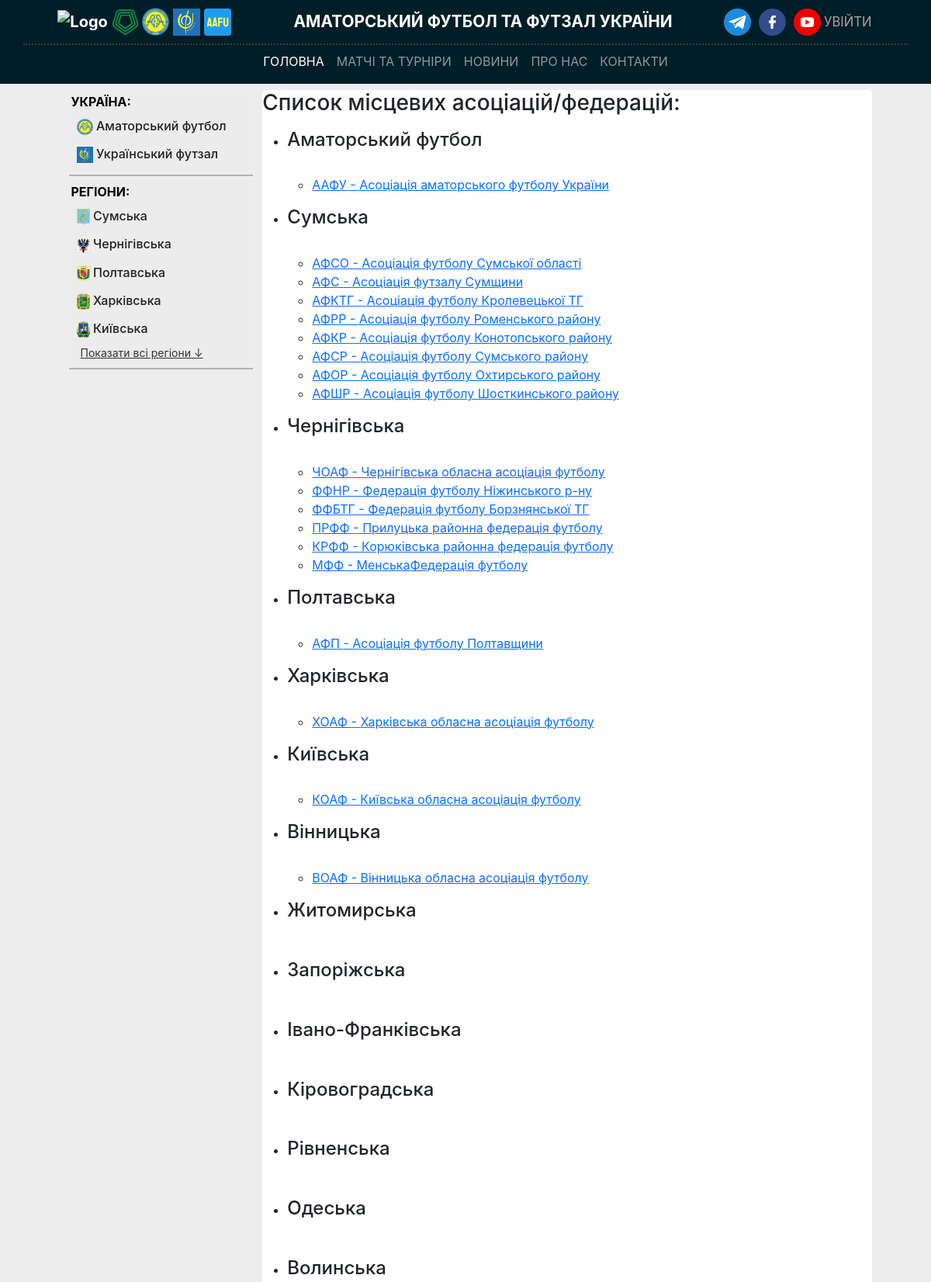
The page /organizations/ (upper part) on the database its author committed.
### models/region.py (models this page shows, shortened)
class Region(Base):
    __tablename__ = "regions"
    __table_args__ = (UniqueConstraint("slug", name="uq_region_slug"),)
    id: Mapped[intpk]
    name: Mapped[str] = mapped_column(String(30), nullable=False)
    emblem: Mapped[str | None] = mapped_column(String(256))
    slug: Mapped[str] = mapped_column(String(30), nullable=False, unique=True)
    status: Mapped[bool] = mapped_column(default=0, server_default="0", nullable=False)
    organizations: Mapped[list["Organization"]] = relationship(
        back_populates="region",
        cascade="all, delete-orphan",
    )
    teams: Mapped[list["Team"]] = relationship(
        back_populates="region",
    )
    stadiums: Mapped[list["Stadium"]] = relationship(
        back_populates="region",
    )
    persons: Mapped[list["Person"]] = relationship(
        back_populates="region",
    )
    contact: Mapped[list["Contact"]] = relationship(
        back_populates="region",
    )
    newstables: Mapped[list["News"]] = relationship(
        back_populates="region",
    )

### models/organization.py (models this page shows, shortened)
class Organization(RegionRelationMixin, Base):
    __tablename__ = "organizations"
    _region_id_nullable: bool = True
    _region_id_unique: bool = False
    _region_back_populates = "organizations"
    id: Mapped[intpk]
    name: Mapped[str] = mapped_column(String(10), nullable=False)
    slug: Mapped[str] = mapped_column(String(30), nullable=False, unique=True)
    full_name: Mapped[str] = mapped_column(String(256), nullable=False)
    description: Mapped[str | None] = mapped_column(
        Text, default="", server_default="", nullable=True
    )
    logo: Mapped[str | None] = mapped_column(String(256))
    website: Mapped[str | None] = mapped_column(String)
    tournament_level = Column(
        SQLAlchemyEnum(TournamentLevel),
        default=TournamentLevel.not_specified,
        server_default=TournamentLevel.not_specified.value,
        nullable=True,
    )
    association_id: Mapped[int | None] = mapped_column(
        ForeignKey("associations.id", onupdate="SET NULL", ondelete="SET NULL"),
    )
    tournaments: Mapped[list["Tournament"]] = relationship(
        back_populates="organization",
    )
    association: Mapped["Association"] = relationship(
        back_populates="organizations",
    )

### controllers/organization.py (the view)
@router.get("/", response_model=List[schemas.OrganizationSchemas])
async def read_organizations(
    request: Request,
    skip: int = 0,
    limit: int = 100,
    db: AsyncSession = Depends(get_db),
):
    return render(
        "organizations.html",
        request,
        {
            "news_list": await get_news_list(db),  # Стрічка новин (всі регіони)
            "regions_list": await get_regions_list(db),  # Список регіонів (бокове меню)
            "organizations": await crud.get_organizations(db, skip=skip, limit=limit),
        },
    )

### templates/organizations.html (shortened to what this page needs)
{% extends "base.html" %}
{% block content %}
<h3>Список місцевих асоціацій/федерацій:</h3>
 <div class="fiex justify-center flex-col items-center">
  <div class="fiex center my-3 gap-5">
    {% for region in regions_list %}
      <ul>
        <li>
            <h4>{{ region.name }}</h4><br>
            {% for organization in organizations if organization.region.id == region.id %}
            <ul>
              <li>
                  <a href="/organizations/{{organization.slug}}">
                      {{ organization.name }} - {{ organization.full_name }}
                  </a>
              </li>
            </ul>
            {% endfor %}
        </li>
      </ul>
    {% endfor %}
  </div>
</div>
{% endblock %}

### templates/base.html (shortened to what this page needs)
<!doctype html>
<html lang="uk">
<head>
    <link rel="stylesheet" href="{{ url_for('static', path='css/bootstrap.min.css') }}">
    <link rel="stylesheet" href="/static/css/stl_base.css">
</head>
<body>
    <nav class="navbar navbar-expand-lg navbar-dark">
        <div class="container navTitle border-bottom-only" style="justify-content: space-around">
            <div>
                <a class="navbar-brand p-0" href="/">
                    <img src="/static/img/techical_image/icon-uaf.png" alt="Logo" height="35">
                    <img src="/static/img/techical_image/icon-pfl.png" alt="Logo" width="35">
                    <img src="/static/img/techical_image/icon-aafu.png" alt="Logo" width="35">
                    <img src="/static/img/techical_image/icon-afu.jfif" alt="Logo" width="35">
                    <img src="/static/img/techical_image/icon-site_logo.png" alt="Logo" width="35">
                </a>
            </div>
            <div>
                <p>АМАТОРСЬКИЙ ФУТБОЛ ТА ФУТЗАЛ УКРАЇНИ</p>
            </div>
            <div class="social-media">
                <div>
                    <a target="_blank" href="/">
                        <img src="/static/img/techical_image/social_media/icon_tg.png" alt="logo" width="35"/>
                    </a>
                    <a target="_blank" href="https://www.facebook.com/aafu.org.ua">
                        <img src="/static/img/techical_image/social_media/icon_fb.png" alt="logo" width="35"/>
                    </a>
                    <a target="_blank" href="https://www.youtube.com/channel/UCPjEI04Vvcr3U2Ib62tUarA">
                        <img src="/static/img/techical_image/social_media/icon_youtube.png" alt="logo" width="35"/>
                    </a>
                </div>
                <div class="logIn-logout">
                    {% if user_session %}
                        <a href="/sign-in">Вийти</a>
                    {% else %}
                        <a href="/sign-in">Увійти</a>
                    {% endif %}
                </div>
            </div>
        </div>
        <div class="container navButton">
            <div class="collapse navbar-collapse" id="navbarNav" style="">
                <ul class="navbar-nav">
                    <li class="nav-item">
                        <a class="nav-link active" aria-current="page" href="/">Головна</a>
                    </li>
                    <li class="nav-item">
                        <a class="nav-link" href="#">Матчі та турніри</a>
                    </li>
                    <li class="nav-item">
                        <a class="nav-link" href="#">Новини</a>
                    </li>
                    <li class="nav-item">
                        <a class="nav-link" href="#">Про нас</a>
                    </li>
                    <li class="nav-item">
                        <a class="nav-link" href="#">Контакти</a>
                    </li>
                </ul>
            </div>
        </div>
    </nav>
    <div class="container">
        <div class="col-12 col-md-11 col-lg-11 mx-auto my-2">
            <div class="row">
                <aside class="col-12 col-md-3">
                    <div class="left-menu">
                      <span class="span-name">УКРАЇНА:</span>
                      <div class="left-menu-organisations">
                        {% for region in regions_list | selectattr("status", "equalto", 1) %}
                          <a href="/region/{{ region.slug }}"
                            title="Відкрити всі діючі турніри {{ region.name }}у"
                            data-region-slug="{{ region.slug }}"
                          >
                              <div class="region_name">
                                <img
                                  src="{{ url_for('static', path='/img/regions/' ~ region.emblem) }}"
                                  alt="{{ region.name }} logo"
                                  width="21rem"
                                  height="21rem"
                                  class="leftMenu__flag"
                                >
                                <span class="leftMenu_button">{{ region.name }}</span>
                              </div>
                          </a>
                        {% endfor %}
                      </div>
                    </div>
                    <hr class="hr-border-between">
                    <div class="left-menu">
                        <span class="span-name">РЕГІОНИ:</span>
                        <div class="left-menu-organisations">
                            {% for region in regions_list | selectattr("status", "equalto", 0) %}
                                <a
                                  href="/region/{{ region.slug }}"
                                  title="Відкрити всі діючі турніри {{ region.name }} області"
                                  data-region-slug="{{ region.slug }}"
                                  class="region-link {% if loop.index > 5 %}hidden-region{% endif %}">
                                    <div class="region">
                                        <img
                                          src="{{ url_for('static', path='/img/regions/' ~ region.emblem) }}"
                                          alt="{{ region.name }} logo"
                                          width="17rem"
                                          height="21rem"
                                          class="leftMenu__flag">
                                        <span class="leftMenu_button">{{ region.name }}</span>
                                    </div>
                                </a>
                            {% endfor %}
                        </div>
                        {% if regions_list|length > 5 %}
                            <a id="toggleRegions" class="show-more-btn">Показати всі регіони ↓</a>
                        {% endif %}
                    </div>
                    <hr class="hr-border-between">
                </aside>
                <div class="col-12 col-md-9 block-content" data-main="content">
                    {% block content %}
                    {% endblock %}
                </div>
            </div>
        </div>
    </div>
</body>
</html>

### static/css/stl_base.css (style rules this page uses)
body { background-color: #ededed; font-family: "Inter", -apple-system, BlinkMacSystemFont, "Segoe UI", Roboto, "Helvetica Neue", Arial, sans-serif; }
nav { display: flex; flex-direction: column; background-color: #001e28; }
.border-bottom-only { border-bottom: 2px dotted #3b3b3b; }
.navTitle >div { height: 40px; display: flex; justify-content: space-between; align-items: center; margin-bottom: 8px; }
.navTitle p { color: white; margin: 0; }
body > nav > div.container.navTitle { justify-content: center; font-weight: bold; font-size: 1.3em; }
.social-media a { margin: 0 2px 0 2px; text-decoration: none; color: #aba0a0; font-weight: normal; }
.navButton { margin: 1px; }
#navbarNav { justify-content: space-around; text-transform: uppercase; }
.logIn-logout { text-transform: uppercase; font-size: 0.8em; }
.left-menu { background-color: #ececec; border-radius: 3px; padding: 3px; }
.left-menu-organisations { background-color: #ececec; margin: 0px; padding: 1px; }
.leftMenu_button { color: #212020; font-weight: 500; }
.left-menu-organisations a { text-decoration: none; color: #212020; display: block; padding: 4px; border: 2px solid #ececec; border-radius: 3px; transition: background-color 0.3s ease, color 0.3s ease, font-weight 0.3s ease; }
.hr-border-between { border-width: 1px; border-color: black; border-style: solid; width: 100%; margin: 5px 0px; padding: 0; }
.span-name { font-weight: bold; color: black; text-transform: uppercase; }
.show-more-btn { margin-top: 10px; color: #333232; border: none; padding: 8px 12px; cursor: pointer; border-radius: 5px; font-size: 14px; }
.block-content { background-color: #ffffff; border-radius: 5px; padding: 0px; }

### rows shown on the page
Region: emblem (picture), name "Аматорський футбол"
Region: emblem (picture), name "Український футзал"
Region: emblem (picture), name "Сумська"
Region: emblem (picture), name "Чернігівська"
Region: emblem (picture), name "Полтавська"
Region: emblem (picture), name "Харківська"
Region: emblem (picture), name "Київська"
Organization: name "ААФУ", full_name "Асоціація аматорського футболу України"
Organization: name "АФСО", full_name "Асоціація футболу Сумської області"
Organization: name "АФС", full_name "Асоціація футзалу Сумщини"
Organization: name "АФКТГ", full_name "Асоціація футболу Кролевецької ТГ"
Organization: name "АФРР", full_name "Асоціація футболу Роменського району"
Organization: name "АФКР", full_name "Асоціація футболу Конотопського району"
Organization: name "АФCР", full_name "Асоціація футболу Сумського району"
Organization: name "АФОР", full_name "Асоціація футболу Охтирського району"
Organization: name "АФШР", full_name "Асоціація футболу Шосткинського району"
Organization: name "ЧОАФ", full_name "Чернігівська обласна асоціація футболу"
Organization: name "ФФНР", full_name "Федерація футболу Ніжинського р-ну"
Organization: name "ФФБТГ", full_name "Федерація футболу Борзнянської ТГ"
Organization: name "ПРФФ", full_name "Прилуцька районна федерація футболу"
Organization: name "КРФФ", full_name "Корюківська районна федерація футболу"
Organization: name "МФФ", full_name "МенськаФедерація футболу"
Organization: name "АФП", full_name "Асоціація футболу Полтавщини"
Organization: name "ХОАФ", full_name "Харківська обласна асоціація футболу"
Organization: name "КОАФ", full_name "Київська обласна асоціація футболу"
Region: name "Вінницька"
Organization: name "ВОАФ", full_name "Вінницька обласна асоціація футболу"
Region: name "Житомирська"
Region: name "Запоріжська"
Region: name "Івано-Франківська"
Region: name "Кіровоградська"
Region: name "Рівненська"
Region: name "Одеська"
Region: name "Волинська"
